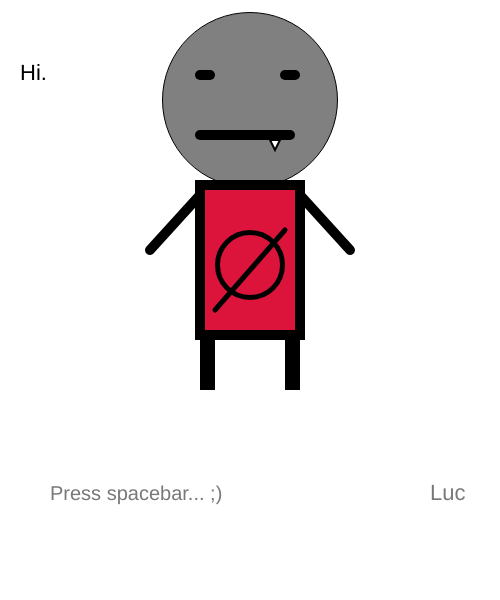
Frame 1 (no input)
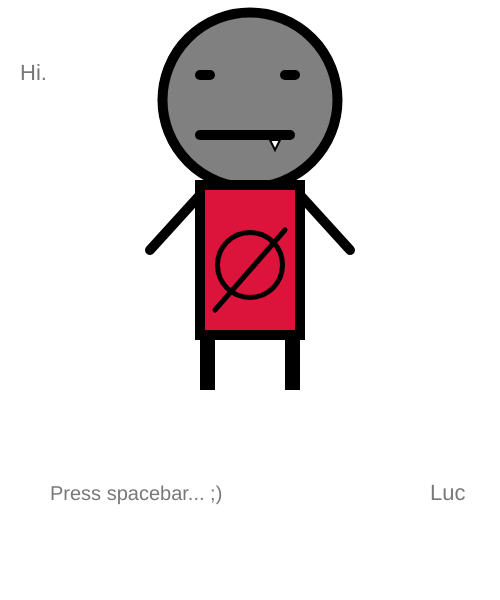
Frame 60 (no input)
Frame 120 (the mouse pressed at the canvas centre since frame 60): identical to frame 60, image omitted

The p5.js sketch that drew these frames (run headless with seeded random() and noise() and a simulated clock; from frame 60 on, the mouse is pressed at the canvas centre):

// p5.js sketch
// ── sketch.js
var isSpacePressed = false;

var leftEdgeX = 82;
var rightEdgeX = 418;
var topEdgeY = 82;
var bottomEdgeY = 450;

var headX = 250;
var headY = 100;
var headDisplaceX = newRandNum();
var headDisplaceY = newRandNum(); 

var bodyX = 200;
var bodyY = 185;
var bodyDisplaceX = newRandNum();
var bodyDisplaceY = newRandNum(); 

var decoCircleX = 250;
var decoCircleDisplaceX = 5;

var legY = 335;
var legDisplaceY = 5;

var textSizeNum = 22;
var sizeDisplace = 2;
var textCount = 0;
var textX = 430;
var textY = 500;
var textDisplace = -2;
var textSwitch = 1;

function setup(){
    createCanvas(500,600);
}

function draw()
{
    background(255,255,255);
    textSize(textSizeNum)
    text("Hi.", 20,80);

    // head
    fill(128,128,128);
    circle(headX,headY,175);
    if(isSpacePressed == true){
        headX+=headDisplaceX;
        headY+=headDisplaceY;
        if(headX <= leftEdgeX){
            headDisplaceX = newRandNum();
        }
        if(headX >= rightEdgeX){
            headDisplaceX = newRandNum() * -1;
        }
        if(headY <= topEdgeY){
            headDisplaceY = newRandNum();
        }
        if(headY >= bottomEdgeY){
            headDisplaceY = newRandNum() * -1;
        } 
    }
   
    // eyes
    strokeWeight(10);
    fill(0);
    line(200, 75, 210, 75);
    line(285, 75, 295, 75);
    
    // mouth
    point(245, 135);
    line(200, 135, 290, 135);
    
    //fang
    strokeWeight(2);
    fill(255);
    triangle(270,140,275,150,280,140);

    // body
    strokeWeight(10);
    fill("crimson");
    rect(bodyX,bodyY,100,150);
    if(isSpacePressed == true){
        bodyX+=bodyDisplaceX;
        bodyY+=bodyDisplaceY;
        if(bodyX <= leftEdgeX){
            bodyDisplaceX = newRandNum();
        }
        if(bodyX >= rightEdgeX){
            bodyDisplaceX = newRandNum() * -1;
        }
        if(bodyY <= topEdgeY){
            bodyDisplaceY = newRandNum();
        }
        if(bodyY >= bottomEdgeY){
            bodyDisplaceY = newRandNum() * -1;
        } 
    }
    
    // decoration
    strokeWeight(5);
    ///triangle(220,320,250,220,280,320)
    circle(decoCircleX,265,65);
    line(285,230,215,310);

    if(isSpacePressed == true){
        decoCircleX += decoCircleDisplaceX;
        if(decoCircleX >= rightEdgeX || decoCircleX <= leftEdgeX){
            decoCircleDisplaceX *= -1;
        }
    }

    // right arm
    strokeWeight(10);

    fill(10, 24, 120);
    line(300,195,350,250);
    // left arm
    line(200,195,150,250);
    // left leg
    rect(205,legY,5,50);
    // right leg
    rect(290,legY,5,50);

    if(isSpacePressed == true){
        legY += legDisplaceY;
        if(legY >= bottomEdgeY || legY <= topEdgeY){
            legDisplaceY *= -1;
        }
    }
    
    fill(120);
    textSize(textSizeNum);
    textFont("Helvetica");
    if(isSpacePressed){
        textSizeNum += sizeDisplace;
        textCount++;
        if(textCount > 5){
            sizeDisplace *= -1;
            textCount = 0;
        }
    }
    text("Luc",textX,textY);
    if(isSpacePressed){
        if(textSwitch==1){
            textY += textDisplace;
            if(textY <= 450){
                textSwitch = 2;
            }
        }
        if(textSwitch==2){
            textX += textDisplace;
            if(textX <= 370){
                textDisplace *= -1;
                textSwitch = 3;
            }
        }
        if(textSwitch==3){
            textY += textDisplace;
            if(textY >= 500){
                textSwitch = 4;
            }
        }
        if(textSwitch==4){
            textX += textDisplace;
            if(textX >= 430){
                textDisplace *= -1;
                textSwitch = 1;
            }
        }
    }

    textSize(20);
    text("Press spacebar... ;)", 50, 500);
    //text("X: " + mouseX,50,500 );
    //text("Y: " + mouseY,50,520 );
} 

document.addEventListener("keyup",event => {
    if(event.code === 'Space'){
        isSpacePressed = true;
    }
})

function newRandNum(){
    return Math.floor((Math.random()*10)+3);
}
